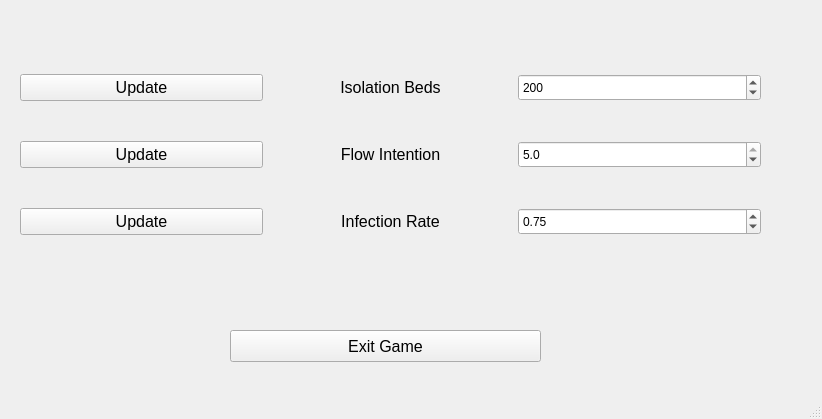
<?xml version="1.0" encoding="UTF-8"?>
<ui version="4.0">
 <class>MainWindow</class>
 <widget class="QMainWindow" name="MainWindow">
  <property name="geometry">
   <rect>
    <x>0</x>
    <y>0</y>
    <width>822</width>
    <height>419</height>
   </rect>
  </property>
  <property name="sizePolicy">
   <sizepolicy hsizetype="Preferred" vsizetype="Preferred">
    <horstretch>0</horstretch>
    <verstretch>0</verstretch>
   </sizepolicy>
  </property>
  <property name="windowTitle">
   <string>MainWindow</string>
  </property>
  <widget class="QWidget" name="centralwidget">
   <widget class="QWidget" name="gridLayoutWidget">
    <property name="geometry">
     <rect>
      <x>20</x>
      <y>40</y>
      <width>741</width>
      <height>231</height>
     </rect>
    </property>
    <layout class="QGridLayout" name="gridLayout_2" rowstretch="0,0,0">
     <property name="sizeConstraint">
      <enum>QLayout::SetNoConstraint</enum>
     </property>
     <property name="bottomMargin">
      <number>0</number>
     </property>
     <property name="verticalSpacing">
      <number>6</number>
     </property>
     <item row="0" column="1">
      <widget class="QLabel" name="label">
       <property name="font">
        <font>
         <pointsize>12</pointsize>
        </font>
       </property>
       <property name="text">
        <string>Isolation Beds</string>
       </property>
       <property name="alignment">
        <set>Qt::AlignCenter</set>
       </property>
      </widget>
     </item>
     <item row="0" column="2">
      <widget class="QSpinBox" name="BedValueBox">
       <property name="sizePolicy">
        <sizepolicy hsizetype="Minimum" vsizetype="Preferred">
         <horstretch>0</horstretch>
         <verstretch>0</verstretch>
        </sizepolicy>
       </property>
       <property name="suffix">
        <string/>
       </property>
       <property name="minimum">
        <number>1</number>
       </property>
       <property name="maximum">
        <number>2500</number>
       </property>
       <property name="value">
        <number>200</number>
       </property>
       <property name="displayIntegerBase">
        <number>10</number>
       </property>
      </widget>
     </item>
     <item row="1" column="1">
      <widget class="QLabel" name="label_2">
       <property name="font">
        <font>
         <pointsize>12</pointsize>
        </font>
       </property>
       <property name="text">
        <string>Flow Intention</string>
       </property>
       <property name="alignment">
        <set>Qt::AlignCenter</set>
       </property>
      </widget>
     </item>
     <item row="2" column="0">
      <widget class="QPushButton" name="InfectionRateUpdateButton">
       <property name="font">
        <font>
         <pointsize>12</pointsize>
        </font>
       </property>
       <property name="text">
        <string>Update</string>
       </property>
      </widget>
     </item>
     <item row="2" column="1">
      <widget class="QLabel" name="label_3">
       <property name="font">
        <font>
         <pointsize>12</pointsize>
        </font>
       </property>
       <property name="text">
        <string>Infection Rate</string>
       </property>
       <property name="alignment">
        <set>Qt::AlignCenter</set>
       </property>
      </widget>
     </item>
     <item row="2" column="2">
      <widget class="QDoubleSpinBox" name="InfectionRateBox">
       <property name="sizePolicy">
        <sizepolicy hsizetype="Minimum" vsizetype="Minimum">
         <horstretch>0</horstretch>
         <verstretch>0</verstretch>
        </sizepolicy>
       </property>
       <property name="maximum">
        <double>1.000000000000000</double>
       </property>
       <property name="singleStep">
        <double>0.010000000000000</double>
       </property>
       <property name="value">
        <double>0.750000000000000</double>
       </property>
      </widget>
     </item>
     <item row="1" column="0">
      <widget class="QPushButton" name="FlowIntentionUpdateButton">
       <property name="font">
        <font>
         <pointsize>12</pointsize>
        </font>
       </property>
       <property name="text">
        <string>Update</string>
       </property>
      </widget>
     </item>
     <item row="0" column="0">
      <widget class="QPushButton" name="BedUpdateButton">
       <property name="font">
        <font>
         <pointsize>12</pointsize>
        </font>
       </property>
       <property name="text">
        <string>Update</string>
       </property>
      </widget>
     </item>
     <item row="1" column="2">
      <widget class="QDoubleSpinBox" name="FlowIntentionBox">
       <property name="sizePolicy">
        <sizepolicy hsizetype="Minimum" vsizetype="Minimum">
         <horstretch>0</horstretch>
         <verstretch>0</verstretch>
        </sizepolicy>
       </property>
       <property name="decimals">
        <number>1</number>
       </property>
       <property name="minimum">
        <double>1.000000000000000</double>
       </property>
       <property name="maximum">
        <double>5.000000000000000</double>
       </property>
       <property name="singleStep">
        <double>0.500000000000000</double>
       </property>
       <property name="value">
        <double>5.000000000000000</double>
       </property>
      </widget>
     </item>
    </layout>
   </widget>
   <widget class="QPushButton" name="ExitGame">
    <property name="geometry">
     <rect>
      <x>230</x>
      <y>330</y>
      <width>311</width>
      <height>32</height>
     </rect>
    </property>
    <property name="font">
     <font>
      <pointsize>12</pointsize>
     </font>
    </property>
    <property name="text">
     <string>Exit Game</string>
    </property>
   </widget>
  </widget>
  <widget class="QMenuBar" name="menubar">
   <property name="geometry">
    <rect>
     <x>0</x>
     <y>0</y>
     <width>822</width>
     <height>21</height>
    </rect>
   </property>
  </widget>
  <widget class="QStatusBar" name="statusbar"/>
 </widget>
 <resources/>
 <connections/>
</ui>
